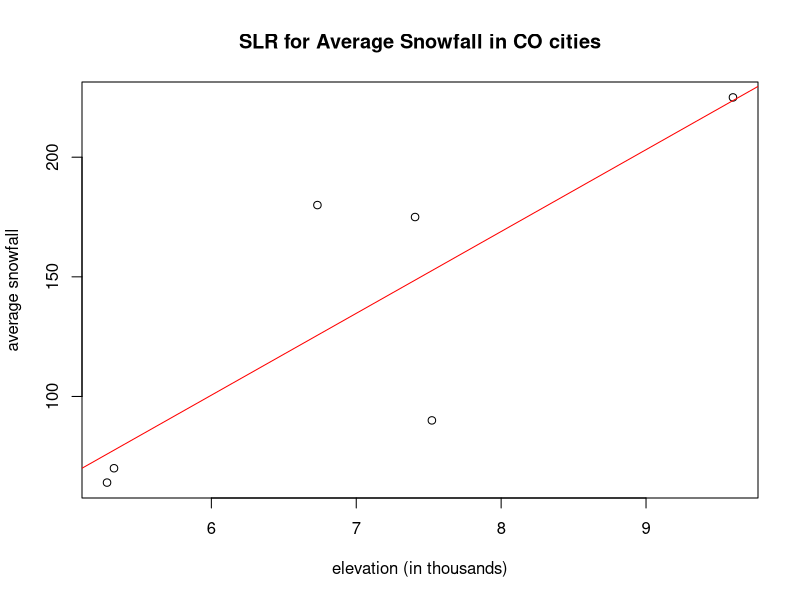
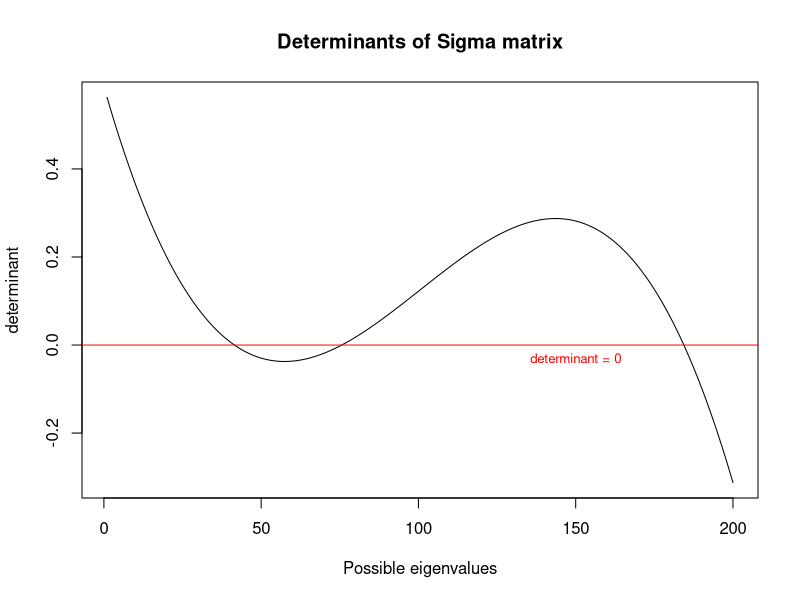

Recreate these plots in R, in order.
## ---- chunk 1
rm(list=ls())
## ---- chunk 2
library(kableExtra)
library(dplyr)
library(data.table)
library(xtable)
library(MASS)
require(data.table)
## ---- chunk 3
# avg_sno <- c(64,70,90,225,180,175)
# elev <- c(5.280, 5.328, 7.522, 9.60, 6.732, 7.406)
# lm1 <- lm(formula = avg_sno ~ elev)
# plot(avg_sno ~ elev, xlab = "elevation", ylab = "average annual snowfall")
# plot(lm1, which=1:2)
## ---- chunk 4
# Create design matrix 
x1 <- c(1,1,1,1,1,1)
elev <- c(5.280, 5.328, 7.522, 9.60, 6.732, 7.406)
#elev <- c(5280, 5328, 7522, 960, 6732, 7406)
x_design <- as.matrix(cbind(x1,elev))

# y vector
avg_sno <- matrix(data = c(64,70,90,225,180,175))

# B hat estimate:
estimates <- solve((t(x_design) %*% x_design)) %*% t(x_design) %*% 
              avg_sno
estimates <- as.data.frame(round(estimates[,1], 3))
row.names(estimates) <- c("mu", "alpha")

plot(elev, avg_sno, ylab = "average snowfall", 
     xlab = "elevation (in thousands)", main = "SLR for Average Snowfall in CO cities")
abline(a=estimates[1,], b=estimates[2,], col = "red")
## ---- chunk 5

kable(estimates, col.names = "Estimate", caption = "SLR Estimates") %>% 
          kable_styling(bootstrap_options = c("striped", "hover"), 
                        latex_options = "hold_position")
## ---- chunk 6
y_hat <-  estimates[1,] + estimates[2,]*elev
y_i <- c(64,70,90,225,180,175)

tot <- vector()

for(j in 1:length(y_i)){
      sum_y <- (y_i[j] - y_hat[j])^2
      tot[j] <- sum_y
}

mse <- sum(tot) / (6-2)
print(mse)
## ---- chunk 7
## Initialize Values
n = 6
t.val <- qt(0.975, 4)

# SE of mu / intercept
mean.se.fit <- (1 / n) + (mean(elev)^2)/sum((elev - mean(elev))^2)

# CI for mu (intercept)
mu.conf.upper <- estimates[1,] + t.val * sqrt(mse * mean.se.fit)
mu.conf.lower <- estimates[1,] - t.val * sqrt(mse * mean.se.fit)

## CI for alpha (slope)
alpha.conf.low <- estimates[2,] - t.val * sqrt(mse) / sqrt(sum((elev - mean(elev))^2))
alpha.conf.upp <- estimates[2,] + t.val * sqrt(mse) / sqrt(sum((elev - mean(elev))^2))

## ---- chunk 8
r1 <- cbind("mu", round(mu.conf.lower, 3), round(mu.conf.upper, 3))
r2 <- cbind("alpha", round(alpha.conf.low, 3), round(alpha.conf.upp, 3))

tab <- as.data.table(rbind(r1,r2))
setDT(tab)
tab %>% kable(caption = "Confidence Intervals for SLR", 
              col.names = c("Parameter","Lower Bound", "Upper Bound")) %>% 
  kable_styling(bootstrap_options = c("striped", "hover"), 
                latex_options = "hold_position")

## ---- chunk 9
d = c(1, 1/2, 1/4, 1/2, 1, 1/2, 1/4, 1/2, 1)
matSig <- matrix(data = d, nrow = 3, ncol=3, byrow = TRUE)

I <- diag(nrow=3,ncol=3)

sys <- function(lam){
  det(matSig - lam*I)
}

lam <- seq(0,2, len = 200)

# Plot graph of determinants to find where the determinant = 0 
plot(sapply(X = lam, FUN = sys), type = "l", ylab = "determinant", 
     xlab = "Possible eigenvalues", main = "Determinants of Sigma matrix")
abline(h=0, col ="red")
text(150, -0.03, "determinant = 0", col="red", cex = 0.8)

## Method 1: finding the roots of the quadratic equation

# Identifying the x-intercepts 
determs <- sapply(X = lam, FUN = sys)
eigvals <- lam[((determs > 0)[-1] - (determs > 0)[-200]) != 0]

## Method 2: finding the roots of the quadratic equation using uniroot()

# quadratic equation for lambda, denoted by x
func <- function(x){
  -(x^3) + 3*x^2 - (39/16)*x + 9/16
}

# plot(sapply(X = lam, FUN = func), type="l")
# abline(h=0)

e1 <- uniroot(f = func, c(0,0.5))$root
e2 <- uniroot(f = func, c(0.5,1.5), extendInt="yes")$root
e3 <- uniroot(f = func, c(1.5,2), extendInt="yes")$root
eigenvals <- c(e1,e2,e3)
## ---- chunk 10
cols <- c("method", "eigenvalue 1", "eigenvalue 2", "eigenvalue 3")
col1 <- c("graphic", "uniroot()")
tab <- rbind(round(eigvals,4), round(eigenvals,4))
tab <- cbind(col1, tab)
tab %>% kable(row.names = FALSE, col.names = cols) %>% 
    kable_styling(bootstrap_options = c("striped", "hover"))

## ---- chunk 11
# rational root finding for question 5
poss_roots <- c(1, 1/2, 1/4, 1/8, 1/16, 3, 3/2, 3/4, 
                3/8, 3/16, 9, 9/2, 9/4, 9/8, 9/16)
gross_func <- function(x){
  -(16*x^3 - 48*x^2 + 39*x -9)
}

evals <- vector()
for (i in 1:length(poss_roots)){
  val <- gross_func(poss_roots[i])
  evals[i] <- val
}

evals[] == 0
root <- poss_roots[8]
print(root)
## ---- chunk 12
handwrit_eigvals <- c((9-sqrt(33))/8, .75, (9+sqrt(33))/8)

cols <- c("method", "eigenvalue 1", "eigenvalue 2", "eigenvalue 3")
col1 <- c("graphic", "uniroot()","handwritten calculation")
tab <- rbind(eigvals, eigenvals, handwrit_eigvals)
tab <- cbind(col1, tab)
tab %>% kable(row.names = FALSE, col.names = cols) %>% 
    kable_styling(bootstrap_options = c("striped", "hover"))


## ---- chunk 13
library(pracma) # for using nullspace function

# for eigenvalue 1:
B1 <- matSig - diag(0.75, nrow(matSig))
ev1 <- nullspace(B1)

# for eigenvalue 2:
B2 <- matSig - diag((9-sqrt(33))/8, nrow(matSig))
ev2 <- nullspace(B2)

# for eigenvalue 3:
B3 <- matSig - diag((9+sqrt(33))/8, nrow(matSig))
ev3 <- -nullspace(B3)
## ---- chunk 14
matEV <- round(cbind(ev1, ev2, ev3), 4)
tabl <- as.data.frame(matEV)
cols <- c("0.75", "9 - sqrt(33) / 8","9 + sqrt(33) / 8")
tabl %>% kable(col.names = cols, row.names = FALSE, escape = FALSE, 
               caption = "Eigenvectors") %>%
  kable_styling(bootstrap_options = c("striped", "hover"), 
                latex_options = "hold_position")

## ---- chunk 15
daaat <- c(1/4, 1/4, 1/4, 1/4)
x <- matrix(data = daaat, nrow = 2, ncol = 2)
eigen(x)$values
